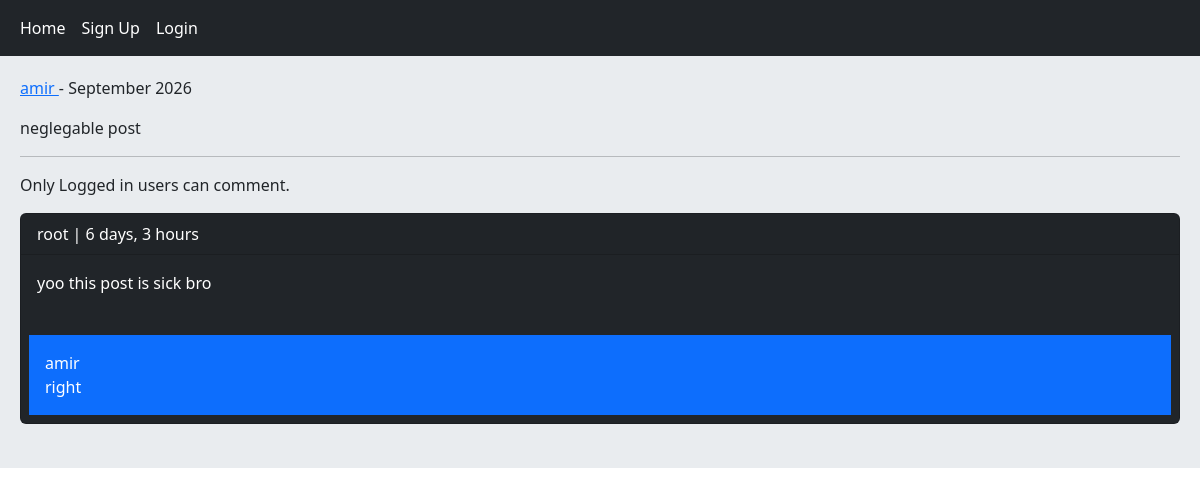
/post/2/neglegable-post/, run on the app's committed database.
### home/models.py (models this page shows, shortened)
class Post(models.Model):
    user = models.ForeignKey(User, on_delete=models.CASCADE, related_name='posts')
    body = models.TextField()
    slug = models.SlugField()
    created = models.DateTimeField(auto_now_add=True)
    updated = models.DateTimeField(auto_now=True)
    class Meta:
        ordering = ('-created',)

class Comment(models.Model):
    user = models.ForeignKey(User, on_delete=models.CASCADE, related_name='ucomments')
    post = models.ForeignKey(Post, on_delete=models.CASCADE, related_name='pcomments') # if Comment class was declared above Post class, do ForeignKey('Post', ...) instead
    reply = models.ForeignKey('Comment', on_delete=models.CASCADE, related_name='rcomments', blank=True, null=True) # blank/null both make this filed empty (because not all comments have reply)
    is_reply = models.BooleanField(default=False)
    body = models.TextField(max_length=400)
    created = models.DateTimeField(auto_now_add=True)

### home/views.py (the view, shortened to what this page needs)
# urls.py: path('post/<int:post_id>/<slug:post_slug>/', views.PostDetailView.as_view(), name='post_detail'),
class PostDetailView(View):
    form_class = CommentCreateForm
    form_class_reply = CommentReplyForm
    def setup(self, request, *args, **kwargs):
        self.post_instance = get_object_or_404(Post, pk=kwargs['post_id'], slug=kwargs['post_slug'])
        return super().setup(request, *args, **kwargs)
    def get(self, request, *args, **kwargs):
        comments = self.post_instance.pcomments.filter(is_reply=False)
        return render(request, 'home/detail.html', {'post':self.post_instance, 'comments':comments, 'form':self.form_class, 'reply_form':self.form_class_reply})

### home/templates/home/detail.html (shortened to what this page needs)
{% extends 'base.html' %}
{% block content %}
    <p> <a href="{% url 'account:user_profile' post.user.id %}">{{ post.user.username }} </a> - {{ post.updated|date:"F Y" }} </p>
    <p>{{ post.body }}</p><hr/>
    {% if request.user.is_authenticated %}
        <form action="" method="post">
            {% csrf_token %}
            {{ form.as_p }}
            <input type="submit" value="Send">
        </form><br/>
    {% else %}
        <p>Only Logged in users can comment.</p>
    {% endif %}
    {% for comment in comments %}
        <div class="card bg-dark text-white">
            <p class="card-header">{{ comment.user }} | {{ comment.created|timesince }}</p>
            <p class="card-body">{{ comment.body }}</p>
            {% with replies=comment.rcomments.all %}
                {% for reply in replies %}
                    <p class="bg-primary p-3 m-2">{{ reply.user }} <br/> {{ reply.body }}</p>
                {% endfor %}
            {% endwith %}
        </div><br/>
    {% empty %}
        <p>No comments yet.</p>
    {% endfor %}
{% endblock %}

### data on the page
Post: user.username "amir", updated "September 2026", body "neglegable post"
Comment: user "root", created "6 days, 3 hours", body "yoo this post is sick bro"
Comment: user "amir", body "right"
